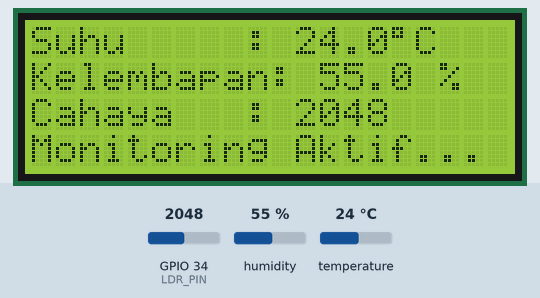
The program below on a simulated ESP32. Parts: 20×4 character LCD. The inputs (shaded band) are chosen by the test bench; at power-on: humidity 55 %, GPIO 34 (LDR_PIN) = 2048, temperature 24 °C. What the program prints to the serial monitor is not drawn.

Above: at 3.2 s.
3.3 s: humidity set to 22 %
At 5.6 s:
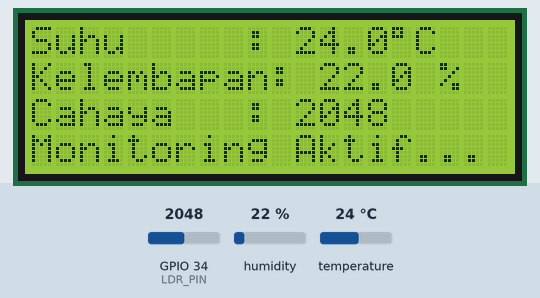
6.0 s: GPIO 34 (LDR_PIN) set to 2866
At 7.4 s:
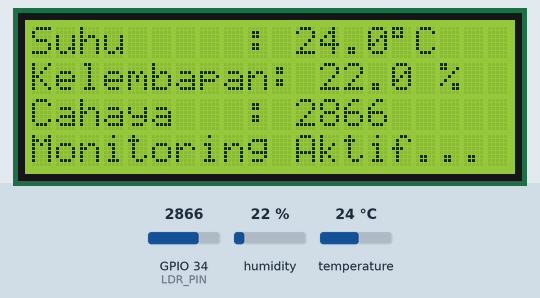
8.7 s: temperature set to 12 °C
At 11.3 s:
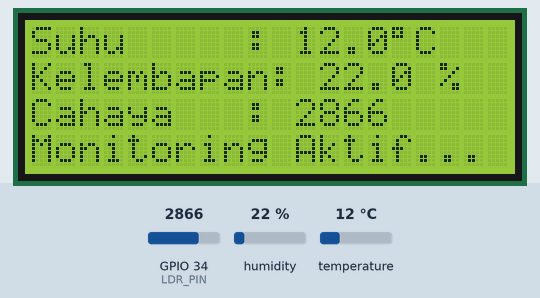
11.8 s: GPIO 34 (LDR_PIN) set to 3603
At 13.8 s:
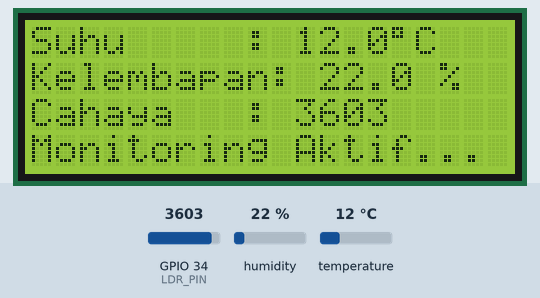
14.5 s: humidity set to 40 %
At 15.6 s:
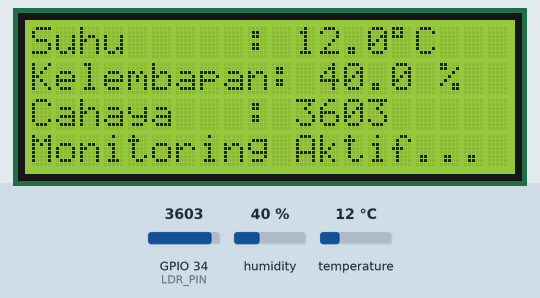
17.2 s: GPIO 34 (LDR_PIN) set to 4095
At 19.1 s:
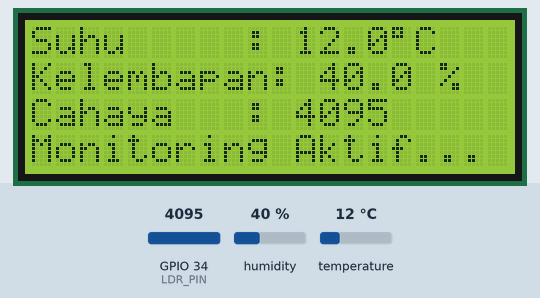
Timing chart, 0 to 20.6 s (numbered marks = the images above; inputs shaded):
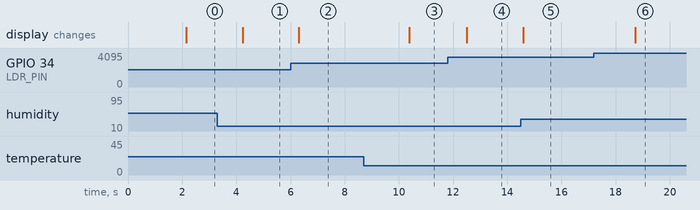

Measured:
- after the input at 3.3 s, the display: changes after 0.93 s (image 1)
- after the input at 6.0 s, the display: changes after 0.30 s (image 2)
- after the input at 8.7 s, the display: changes after 1.7 s (image 3)
- after the input at 11.8 s, the display: changes after 0.71 s (image 4)
- after the input at 14.5 s, the display: changes after 0.08 s (image 5)
- after the input at 17.2 s, the display: changes after 1.5 s (image 6)

The program:

main.cpp
```cpp
#include <Wire.h>
#include <LiquidCrystal_I2C.h>
#include <DHT.h>

// --- Konfigurasi pin ---
#define DHTPIN 14        // Pin data DHT22
#define DHTTYPE DHT22
#define LDR_PIN 34       // Pin analog LDR (AO)

// --- Inisialisasi sensor ---
DHT dht(DHTPIN, DHTTYPE);
LiquidCrystal_I2C lcd(0x27, 20, 4); // Alamat I2C LCD: 0x27 umum di Wokwi

void setup() {
  Serial.begin(115200);
  dht.begin();
  lcd.init();
  lcd.backlight();
  lcd.setCursor(0, 0);
  lcd.print("   Sistem Monitoring");
  delay(2000);
  lcd.clear();
}

void loop() {
  float suhu = dht.readTemperature();     // Celsius
  float kelembapan = dht.readHumidity();
  int cahaya = analogRead(LDR_PIN);       // Nilai 0 - 4095 (ESP32 ADC)

  // Tampilkan di Serial Monitor
  Serial.print("Suhu: ");
  Serial.print(suhu);
  Serial.print(" C | Kelembapan: ");
  Serial.print(kelembapan);
  Serial.print(" % | Cahaya: ");
  Serial.println(cahaya);

  // Tampilkan di LCD
  lcd.setCursor(0, 0);
  lcd.print("Suhu     : ");
  lcd.print(suhu, 1);
  lcd.print((char)223); // simbol derajat
  lcd.print("C");

  lcd.setCursor(0, 1);
  lcd.print("Kelembapan: ");
  lcd.print(kelembapan, 1);
  lcd.print(" %");

  lcd.setCursor(0, 2);
  lcd.print("Cahaya   : ");
  lcd.print(cahaya);

  lcd.setCursor(0, 3);
  lcd.print("Monitoring Aktif...");

  delay(2000); // update setiap 2 detik
}
```
